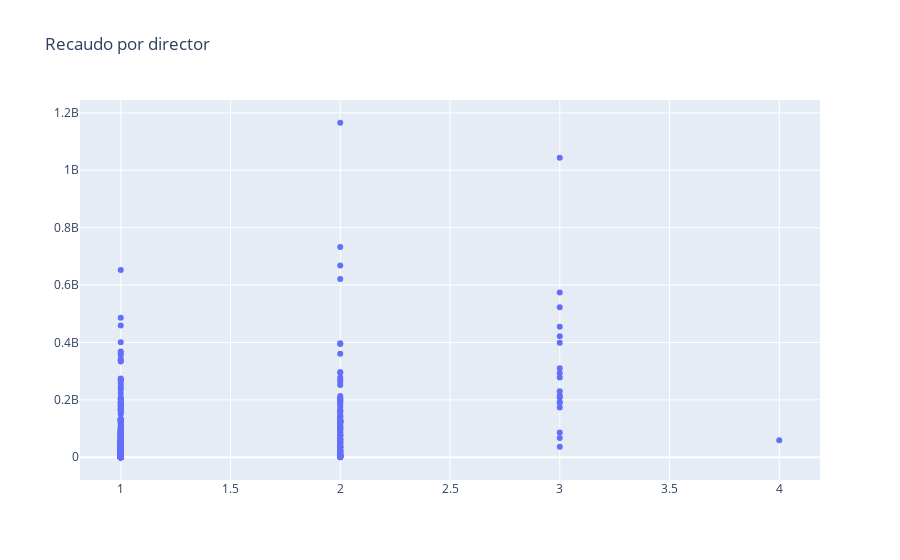

Source (notebook cell):
### Code cell
trace = go.Scatter(x=agrupacion_director['validador'].values,

                    y=agrupacion_director['gross'].values,

                    text=agrupacion_director['director'].values,

                    mode='markers') 
 
layout = go.Layout(title="Recaudo por director")
 
fig = go.Figure(data=trace, layout=layout)

iplot(fig)

### Figure 1 — Plotly figure (JSON) as saved in the notebook; plotly's stock layout.template omitted (floating-point values rounded to 4 significant figures; data arrays with more than 128 entries replaced by an {"elided": "..."} marker saying what was removed)
{"data": [{"mode": "markers", "text": {"elided": "585 str values"}, "type": "scatter", "x": {"elided": "585 int values"}, "y": {"elided": "585 int values"}}], "layout": {"title": {"text": "Recaudo por director"}}}
